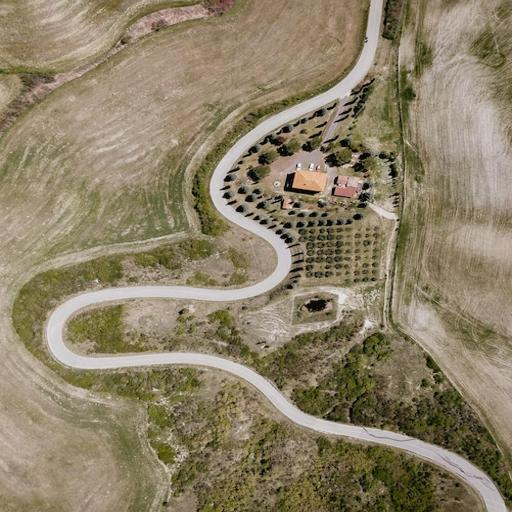
#> input picture Data/Images/Resized_Images/Image_13.jpg, 512 x 512 px, found by its file name; its folder holds 4 pictures in this run
$ python vertical_flip.py
#> lines starting #> are read from the running program, lines starting #| are printed output that depends on the picture
import os
from PIL import Image

input_folder = "../../Data/Resized_Images"
output_folder = "../../Data/Full_Data"

os.makedirs(output_folder, exist_ok=True)

for filename in os.listdir(input_folder):

    if filename.endswith(('.jpg', '.jpeg', '.png', '.bmp', '.avif', '.JPG')):
        input_image_path = os.path.join(input_folder, filename)
        filename = filename.split('.')[0] + '_V.jpg'
        output_image_path = os.path.join(output_folder, filename)

        original_image = Image.open(input_image_path)
#> original_image is the input picture: PIL image 512x512 RGB; mean R, G, B 140.8, 128.7, 103.3

        flipped_image = original_image.transpose(Image.FLIP_TOP_BOTTOM)
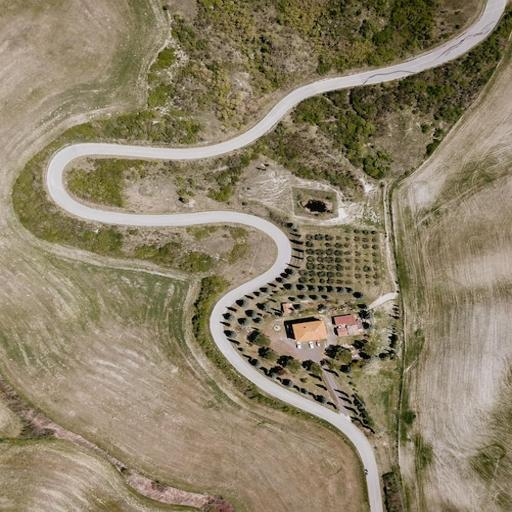
#> flipped_image: PIL image 512x512 RGB; mean R, G, B 140.8, 128.7, 103.3

        flipped_image.save(output_image_path)

        print(f'Flipped and saved: {output_image_path}')
#> pass 2 of the loop `for filename in os.listdir(input_folder):`:
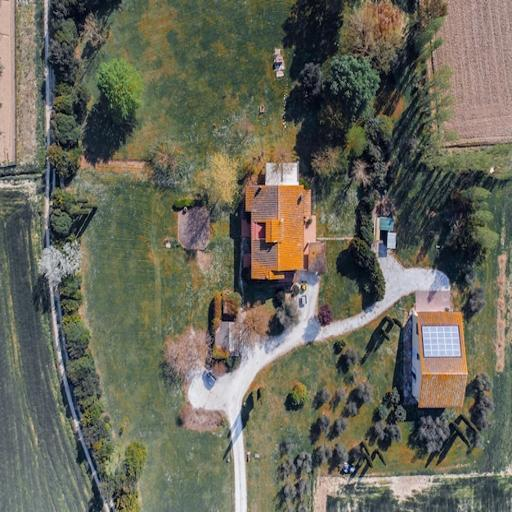
#> input picture Data/Images/Resized_Images/Image_43.jpg, 512 x 512 px, found by its file name
#> original_image is the input picture: PIL image 512x512 RGB; mean R, G, B 104.1, 103.8, 89.9
#> `flipped_image = original_image.transpose(Image.FLIP_TOP_BOTTOM)`:
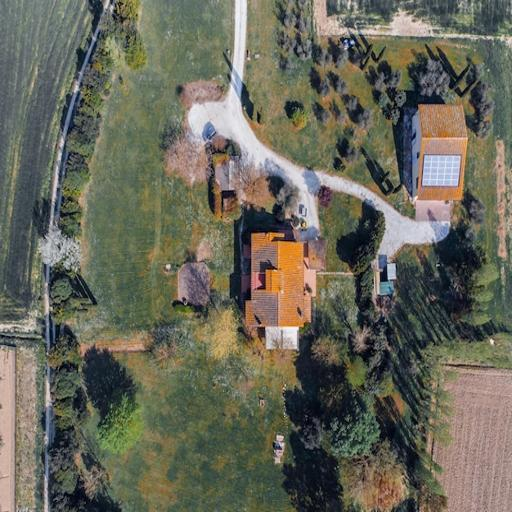
#> flipped_image: PIL image 512x512 RGB; mean R, G, B 104.1, 103.8, 89.9
#> pass 3 of the loop `for filename in os.listdir(input_folder):`:
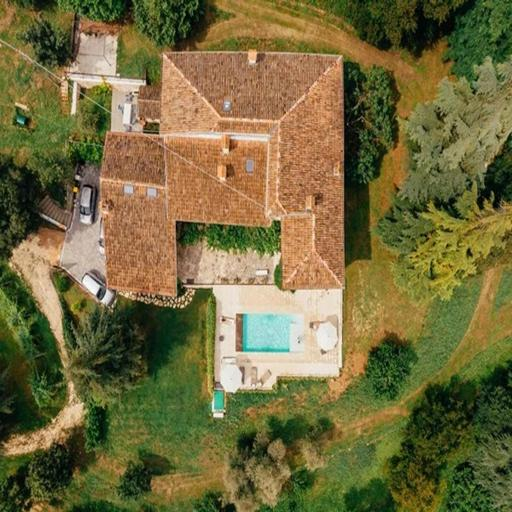
#> input picture Data/Images/Resized_Images/Image_48.jpg, 512 x 512 px, found by its file name
#> original_image is the input picture: PIL image 512x512 RGB; mean R, G, B 114.7, 106.5, 61.9
#> `flipped_image = original_image.transpose(Image.FLIP_TOP_BOTTOM)`:
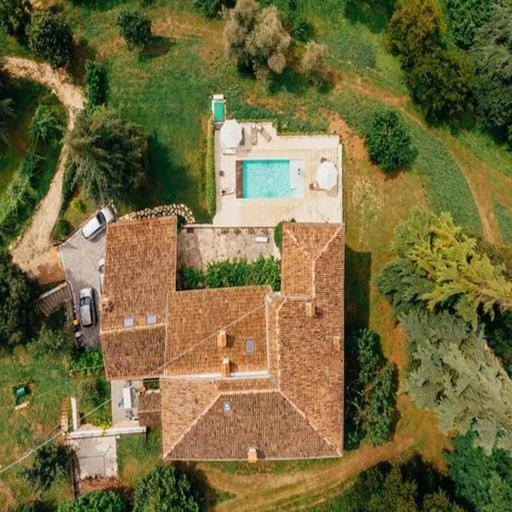
#> flipped_image: PIL image 512x512 RGB; mean R, G, B 114.7, 106.5, 61.9
#> the loop made 4 passes; the first 3 are shown
